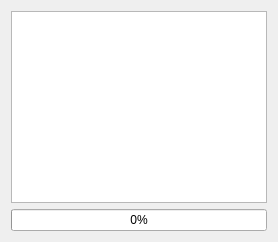
<?xml version="1.0" encoding="UTF-8"?>
<ui version="4.0">
 <class>AlgorithmMonitor</class>
 <widget class="QWidget" name="AlgorithmMonitor">
  <property name="windowTitle">
   <string>Algorithm Monitor</string>
  </property>
  <layout class="QVBoxLayout" name="verticalLayout">
   <item>
    <widget class="QTableWidget" name="tableAlgorithms"/>
   </item>
   <item>
    <widget class="QProgressBar" name="progressOverall">
     <property name="value">
      <number>0</number>
     </property>
    </widget>
   </item>
  </layout>
 </widget>
 <resources/>
 <connections/>
 </ui>
